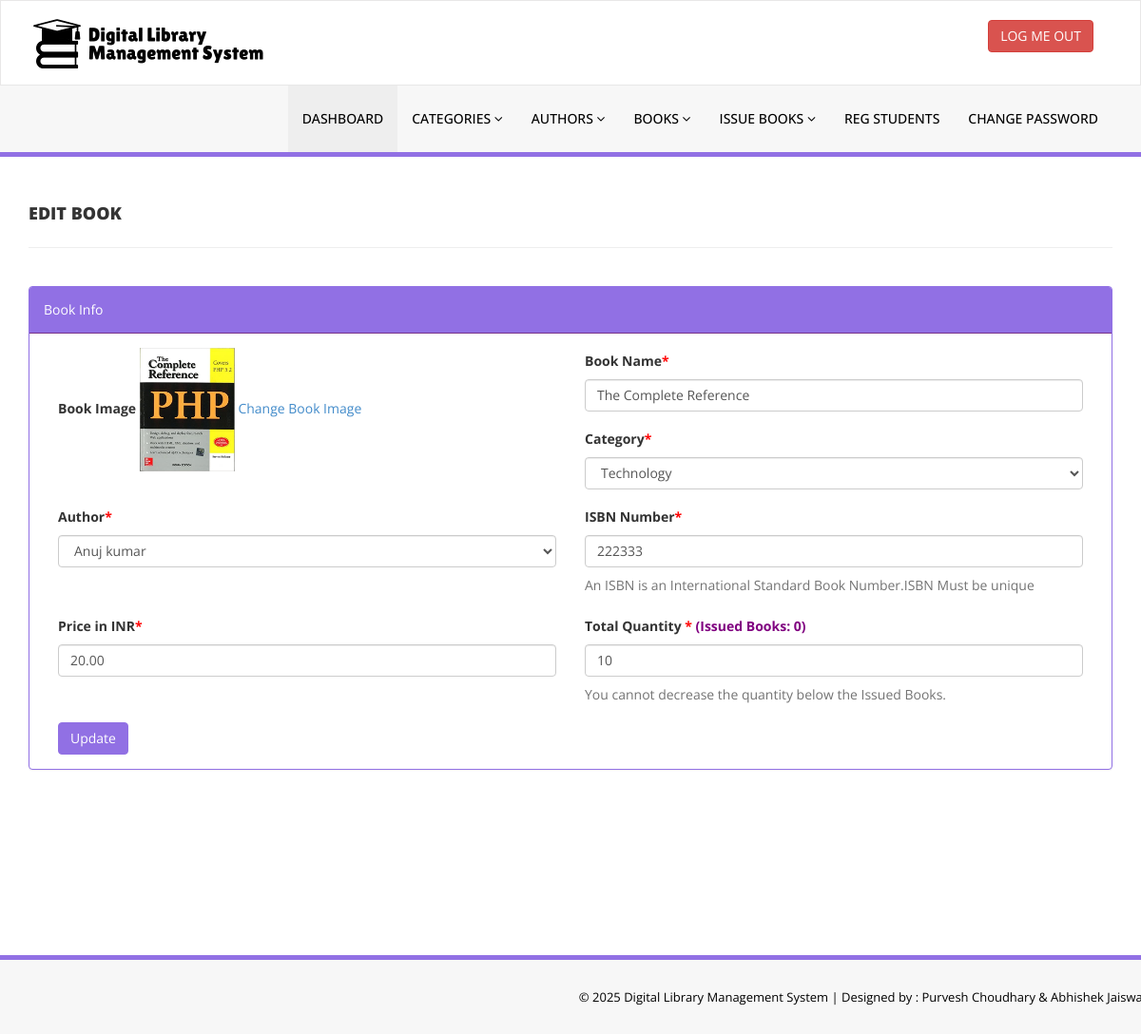
Screenshot of /admin/edit-book.php?bookid=1 (signed in) with the database file from the repository.
### tables this page shows
CREATE TABLE `tblbooks` (
  `id` int(11) NOT NULL,
  `BookName` varchar(255) DEFAULT NULL,
  `CatId` int(11) DEFAULT NULL,
  `AuthorId` int(11) DEFAULT NULL,
  `ISBNNumber` varchar(25) DEFAULT NULL,
  `BookPrice` decimal(10,2) DEFAULT NULL,
  `BookQuantity` int(11) NOT NULL DEFAULT 1,
  `BookAvailQuantity` int(11) NOT NULL DEFAULT 1,
  `bookImage` varchar(250) NOT NULL,
  `isIssued` int(1) DEFAULT NULL,
  `RegDate` timestamp NULL DEFAULT current_timestamp(),
  `UpdationDate` timestamp NULL DEFAULT NULL ON UPDATE current_timestamp()
);

CREATE TABLE `tblcategory` (
  `id` int(11) NOT NULL,
  `CategoryName` varchar(150) DEFAULT NULL,
  `Status` int(1) DEFAULT NULL,
  `CreationDate` timestamp NULL DEFAULT current_timestamp(),
  `UpdationDate` timestamp NULL DEFAULT '0000-00-00 00:00:00' ON UPDATE current_timestamp()
);

CREATE TABLE `tblauthors` (
  `id` int(11) NOT NULL,
  `AuthorName` varchar(159) DEFAULT NULL,
  `creationDate` timestamp NULL DEFAULT current_timestamp(),
  `UpdationDate` timestamp NULL DEFAULT NULL ON UPDATE current_timestamp()
);

### admin/edit-book.php (the view, shortened to what this page needs)
<?php
include('includes/config.php');
if(strlen($_SESSION['alogin'])==0)
    {
header('location:index.php');
}
else{
?>
<!DOCTYPE html>
<html xmlns="http://www.w3.org/1999/xhtml">
<head>
    <link href="assets/css/bootstrap.css" rel="stylesheet" />
    <link href="assets/css/font-awesome.css" rel="stylesheet" />
    <link href="assets/css/style.css" rel="stylesheet" />
</head>
<body>
    <?php include('includes/header.php');?>
    <div class="content-wrapper">
        <div class="container">
            <div class="row pad-botm">
                <div class="col-md-12">
                    <h4 class="header-line">Edit Book</h4>
                </div>
            </div>
            <div class="row">
                <div class="col-md12 col-sm-12 col-xs-12">
                    <div class="panel panel-info">
                        <div class="panel-heading">
                            Book Info
                        </div>
                        <div class="panel-body">
                            <form role="form" method="post">
                                <?php
$bookid=intval($_GET['bookid']);
$sql = "SELECT tblbooks.BookName,tblbooks.BookQuantity,tblbooks.BookAvailQuantity, tblcategory.CategoryName,tblcategory.id as cid,tblauthors.AuthorName,tblauthors.id as athrid,tblbooks.ISBNNumber,tblbooks.BookPrice,tblbooks.id as bookid,tblbooks.bookImage from  tblbooks join tblcategory on tblcategory.id=tblbooks.CatId join tblauthors on tblauthors.id=tblbooks.AuthorId where tblbooks.id=:bookid";
$query = $dbh -> prepare($sql);
$query->bindParam(':bookid',$bookid,PDO::PARAM_STR);
$query->execute();
$results=$query->fetchAll(PDO::FETCH_OBJ);
if($query->rowCount() > 0)
{
foreach($results as $result)
{               ?>
                                <div class="col-md-6">
                                    <div class="form-group">
                                        <label>Book Image</label>
                                        <img src="bookimg/<?php echo htmlentities($result->bookImage);?>" width="100">
                                        <a href="change-bookimg.php?bookid=<?php echo htmlentities($result->bookid);?>">Change
                                            Book Image</a>
                                    </div>
                                </div>
                                <div class="col-md-6">
                                    <div class="form-group">
                                        <label>Book Name<span style="color:red;">*</span></label>
                                        <input class="form-control" type="text" name="bookname"
                                            value="<?php echo htmlentities($result->BookName);?>" required />
                                    </div>
                                </div>
                                <div class="col-md-6">
                                    <div class="form-group">
                                        <label> Category<span style="color:red;">*</span></label>
                                        <select class="form-control" name="category" required="required">
                                            <option value="<?php echo htmlentities($result->cid);?>">
                                                <?php echo htmlentities($catname=$result->CategoryName);?></option>
                                        </select>
                                    </div>
                                </div>
                                <div class="col-md-6">
                                    <div class="form-group">
                                        <label> Author<span style="color:red;">*</span></label>
                                        <select class="form-control" name="author" required="required">
                                            <option value="<?php echo htmlentities($result->athrid);?>">
                                                <?php echo htmlentities($athrname=$result->AuthorName);?>
                                            </option>
                                        </select>
                                    </div>
                                </div>
                                <div class="col-md-6">
                                    <div class="form-group">
                                        <label>ISBN Number<span style="color:red;">*</span></label>
                                        <input class="form-control" type="number" name="isbn"
                                            value="<?php echo htmlentities($result->ISBNNumber);?>" required />
                                        <p class="help-block">An ISBN is an International Standard Book Number.ISBN Must
                                            be unique</p>
                                    </div>
                                </div>
                                <div class="col-md-6">
                                    <div class="form-group">
                                        <label>Price in INR<span style="color:red;">*</span></label>
                                        <input class="form-control" type="number" name="price"
                                            value="<?php echo htmlentities($result->BookPrice);?>"
                                            required="required" />
                                    </div>
                                </div>
                                <div class="col-md-6">
                                    <div class="form-group">
                                        <label>Total Quantity <span style="color:red;">*</span> <span
                                                style="color:purple;"> (Issued Books:
                                                <?php
                                                        $sql = "SELECT COUNT(*) as issuedCount
                                                        FROM tblissuedbookdetails
                                                        WHERE BookId =:bookid AND (ReturnStatus = 0 OR ReturnStatus IS NULL);";
                                                        $query = $dbh->prepare($sql);
                                                        $query->bindParam(':bookid', $bookid, PDO::PARAM_INT);
                                                        $query->execute();
                                                        $result2 = $query->fetch(PDO::FETCH_OBJ);
                                                        $issuedBooks = $result2->issuedCount;
                                                echo htmlentities($issuedBooks); ?>)
                                             </span>
                                        </label>
                                        <input class="form-control" type="number" name="quantity" min="1"
                                            value="<?php echo htmlentities($result->BookQuantity);?>"
                                            required="required" />
                                        <p class="help-block">You cannot decrease the quantity below the Issued Books.
                                        </p>
                                    </div>
                                </div>
                                <?php }} ?><div class="col-md-12">
                                    <button type="submit" name="update" class="btn btn-info">Update </button>
                                </div>
                            </form>
                        </div>
                    </div>
                </div>
            </div>
        </div>
    </div>
    <?php include('includes/footer.php');?>
</body>
</html>
<?php } ?>

### admin/assets/css/style.css (style rules this page uses)
.content-wrapper { margin-top: 40px; min-height:800px; padding-bottom:90px; }
.header-line { font-weight:900; padding-bottom:25px; border-bottom:1px solid #eeeeee; text-transform:uppercase; }
.pad-botm { padding-bottom:30px; }

### rows the page displays
tblbooks: bookImage (picture), bookname "The Complete Reference", category "Technology", author "Anuj kumar", isbn "222333", price "20.00", issuedBooks "0", quantity "10"
